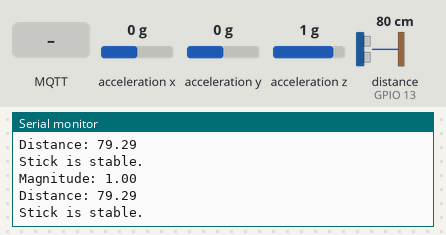
The sketch below on a simulated ESP32. Parts: the last lines printed to the serial monitor. Wiring (inferred from the names in the program): ultrasonic range finder: trigger GPIO 14; echo GPIO 13. The inputs (shaded band) are chosen by the test bench; at power-on: acceleration x 0 g, distance to the obstacle (sensor on GPIO 13) 80 cm, acceleration y 0 g, acceleration z 1 g. The echo pulse lasts 58.3 µs per cm; WiFi joins after 1.5 s; servers stay silent unless stated; no MQTT or app messages arrive unless stated.

Above: at 3.2 s.
3.3 s: acceleration x set to -1.4 g
At 3.35 s:
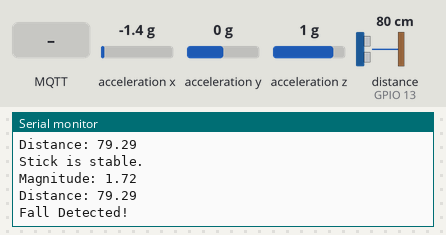
4.9 s: MQTT message "1" arrives on the first subscribed topic
6.4 s: distance to the obstacle (sensor on GPIO 13) set to 2 cm
At 7.15 s:
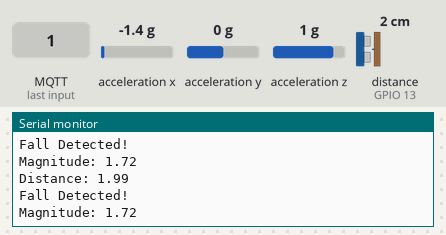
7.9 s: acceleration y set to -1.4 g
At 7.97 s:
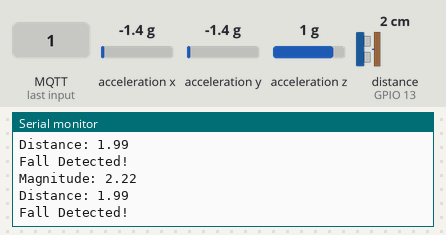
9.4 s: acceleration z set to -1.4 g
At 9.5 s:
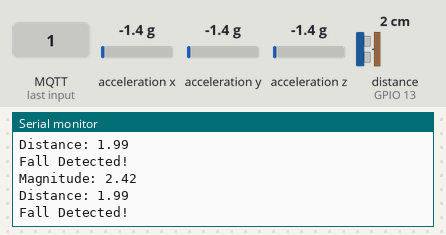
10.9 s: distance to the obstacle (sensor on GPIO 13) set to 4 cm
At 10.93 s:
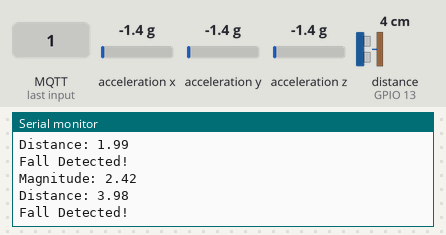
Timing chart, 0 to 13.4 s (numbered marks = the images above; inputs shaded):
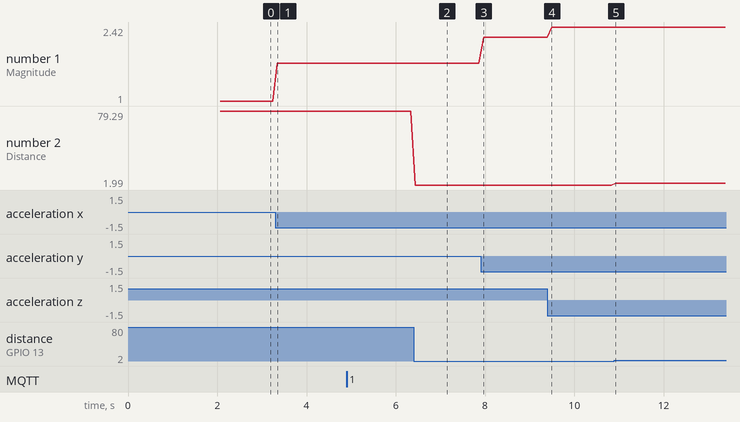

The sketch:

test.ino
```cpp
#include "secrets.h"
#include <WiFi.h>
#include <WiFiClientSecure.h>
#include <PubSubClient.h>
#include <ArduinoJson.h>
#include "SparkFunLIS3DH.h"
#include "Wire.h"
#include "SPI.h"
#include <Arduino.h>

#define FALL_THRESHOLD 1.2  // Threshold for fall detection
#define STABLE_THRESHOLD 1.0  // Threshold to determine stability

#define AWS_IOT_PUBLISH_TOPIC "stick/pub"
#define AWS_IOT_SUBSCRIBE_TOPIC "stick/sub"

#define TRIG_PIN 14
#define ECHO_PIN 13

LIS3DH SensorOne(I2C_MODE, 0x19);
LIS3DH SensorTwo(I2C_MODE, 0x18);

WiFiClientSecure net;
PubSubClient client(net);

// Function to measure distance
float measureDistance() {
    digitalWrite(TRIG_PIN, LOW);
    delayMicroseconds(2);
    digitalWrite(TRIG_PIN, HIGH);
    delayMicroseconds(10);
    digitalWrite(TRIG_PIN, LOW);
    float duration = pulseIn(ECHO_PIN, HIGH);
    float distance = duration * 0.034 / 2;  // Convert time to distance
    return distance;
}

void connectWiFi() {
    Serial.println("Connecting to Wi-Fi");
    WiFi.begin(WIFI_SSID, WIFI_PASSWORD);
    int retries = 0;
    while (WiFi.status() != WL_CONNECTED && retries < 30) {
        delay(1000);
        Serial.print(".");
        retries++;
    }
    if (WiFi.status() == WL_CONNECTED) {
        Serial.println("\nConnected to WiFi");
        Serial.print("IP Address: ");
        Serial.println(WiFi.localIP());
    } else {
        Serial.println("\nFailed to connect to WiFi");
    }
}

void connectAWS() {
    Serial.println("Configuring WiFiClientSecure credentials");
    net.setCACert(AWS_CERT_CA);
    net.setCertificate(AWS_CERT_CRT);
    net.setPrivateKey(AWS_CERT_PRIVATE);
    client.setServer(AWS_IOT_ENDPOINT, 8883);
    client.setCallback(messageHandler);
    Serial.println("Connecting to AWS IoT");
    while (!client.connected()) {
        Serial.print("Attempting MQTT connection...");
        if (client.connect(THINGNAME, NULL, NULL)) {
            Serial.println("connected");
            client.subscribe(AWS_IOT_SUBSCRIBE_TOPIC);
        } else {
            handleConnectionFailure();
        }
    }
}

void handleConnectionFailure() {
    Serial.print("failed, rc=");
    Serial.print(client.state());
    Serial.println(" Check the reason and handle accordingly");
    Serial.println("Reattempting in 5 seconds...");
    delay(5000);
}

void publishMessage(String message, float x, float y, float z, float magnitude, float distance) {
    StaticJsonDocument<200> doc;
    doc["message"] = message;
    doc["accelX"] = x;
    doc["accelY"] = y;
    doc["accelZ"] = z;
    doc["magnitude"] = magnitude;
    doc["distance"] = distance;
    char jsonBuffer[512];
    serializeJson(doc, jsonBuffer);
    client.publish(AWS_IOT_PUBLISH_TOPIC, jsonBuffer);
}

void messageHandler(char* topic, byte* payload, unsigned int length) {
    Serial.print("Incoming: ");
    Serial.println(topic);
    StaticJsonDocument<200> doc;
    deserializeJson(doc, payload);
    const char* message = doc["message"];
    Serial.println(message);
}

void setup() {
    Serial.begin(115200);
    pinMode(TRIG_PIN, OUTPUT);
    pinMode(ECHO_PIN, INPUT);
    SensorOne.begin();
    SensorTwo.begin();
    connectWiFi();
    connectAWS();
}

void loop() {
    if (!client.connected()) {
        connectAWS();
    }
    client.loop();
    float x1 = SensorOne.readFloatAccelX();
    float y1 = SensorOne.readFloatAccelY();
    float z1 = SensorOne.readFloatAccelZ();
    float magnitude = sqrt(x1 * x1 + y1 * y1 + z1 * z1);
    float distance = measureDistance();  // Measure the distance

    Serial.print("Magnitude: ");
    Serial.println(magnitude);
    Serial.print("Distance: ");
    Serial.println(distance);

    if (magnitude > FALL_THRESHOLD && distance < 30 || magnitude < 0.5 ||  magnitude > 1.6) {
        Serial.println("Fall Detected!");
        publishMessage("F", x1, y1, z1, magnitude, distance);
    } else if (magnitude > STABLE_THRESHOLD - 0.2 && magnitude < STABLE_THRESHOLD + 0.2) {
        Serial.println("Stick is stable.");
        publishMessage("S.", x1, y1, z1, magnitude, distance);
    } else {
        Serial.println(magnitude > STABLE_THRESHOLD + 0.2 && magnitude < FALL_THRESHOLD);
        publishMessage("M.", x1, y1, z1, magnitude, distance);
    }

    delay(100);  // Delay for stability
}
```

secrets.h
```cpp
#include <pgmspace.h>

#define SECRET
#define THINGNAME "stick"                         //change this

const char* WIFI_SSID  = "陈子健的iPhone";               //change this
const char* WIFI_PASSWORD = "15850622643Czj";           //change this
const char* AWS_IOT_ENDPOINT = "a2n4p619hhcqqb-ats.iot.ap-southeast-2.amazonaws.com";       //change this

// Amazon Root CA 1
const char* AWS_CERT_CA= R"EOF(
-----BEGIN CERTIFICATE-----
MIIDQTCCAimgAwIBAgITBmyfz5m/jAo54vB4ikPmljZbyjANBgkqhkiG9w0BAQsF
ADA5MQswCQYDVQQGEwJVUzEPMA0GA1UEChMGQW1hem9uMRkwFwYDVQQDExBBbWF6
b24gUm9vdCBDQSAxMB4XDTE1MDUyNjAwMDAwMFoXDTM4MDExNzAwMDAwMFowOTEL
MAkGA1UEBhMCVVMxDzANBgNVBAoTBkFtYXpvbjEZMBcGA1UEAxMQQW1hem9uIFJv
b3QgQ0EgMTCCASIwDQYJKoZIhvcNAQEBBQADggEPADCCAQoCggEBALJ4gHHKeNXj
ca9HgFB0fW7Y14h29Jlo91ghYPl0hAEvrAIthtOgQ3pOsqTQNroBvo3bSMgHFzZM
9O6II8c+6zf1tRn4SWiw3te5djgdYZ6k/oI2peVKVuRF4fn9tBb6dNqcmzU5L/qw
IFAGbHrQgLKm+a/sRxmPUDgH3KKHOVj4utWp+UhnMJbulHheb4mjUcAwhmahRWa6
VOujw5H5SNz/0egwLX0tdHA114gk957EWW67c4cX8jJGKLhD+rcdqsq08p8kDi1L
93FcXmn/6pUCyziKrlA4b9v7LWIbxcceVOF34GfID5yHI9Y/QCB/IIDEgEw+OyQm
jgSubJrIqg0CAwEAAaNCMEAwDwYDVR0TAQH/BAUwAwEB/zAOBgNVHQ8BAf8EBAMC
AYYwHQYDVR0OBBYEFIQYzIU07LwMlJQuCFmcx7IQTgoIMA0GCSqGSIb3DQEBCwUA
A4IBAQCY8jdaQZChGsV2USggNiMOruYou6r4lK5IpDB/G/wkjUu0yKGX9rbxenDI
U5PMCCjjmCXPI6T53iHTfIUJrU6adTrCC2qJeHZERxhlbI1Bjjt/msv0tadQ1wUs
N+gDS63pYaACbvXy8MWy7Vu33PqUXHeeE6V/Uq2V8viTO96LXFvKWlJbYK8U90vv
o/ufQJVtMVT8QtPHRh8jrdkPSHCa2XV4cdFyQzR1bldZwgJcJmApzyMZFo6IQ6XU
5MsI+yMRQ+hDKXJioaldXgjUkK642M4UwtBV8ob2xJNDd2ZhwLnoQdeXeGADbkpy
rqXRfboQnoZsG4q5WTP468SQvvG5
-----END CERTIFICATE-----
)EOF";

// Device Certificate                                               //change this
const char* AWS_CERT_CRT= R"KEY(
-----BEGIN CERTIFICATE-----
MIIDWjCCAkKgAwIBAgIVAL/QtunDlr8bI4iho6kRkNKoO5mIMA0GCSqGSIb3DQEB
CwUAME0xSzBJBgNVBAsMQkFtYXpvbiBXZWIgU2VydmljZXMgTz1BbWF6b24uY29t
IEluYy4gTD1TZWF0dGxlIFNUPVdhc2hpbmd0b24gQz1VUzAeFw0yNDA1MTMxMjAx
MzZaFw00OTEyMzEyMzU5NTlaMB4xHDAaBgNVBAMME0FXUyBJb1QgQ2VydGlmaWNh
dGUwggEiMA0GCSqGSIb3DQEBAQUAA4IBDwAwggEKAoIBAQCfG22iwYkUkQV8+4vF
G6lCFLnZUAZ8DRkoXLU1/4hhX42zgUTRRiqKek3iE0AyqW9oXzsGnF6rbUtQSe6w
0SBC9WZIyl/qyE+cHJgCv+5UySWT5rYvrJyfjmivycY0GDkSBDoxL2MZRueD5fO4
HI+MnQcPDWxUhMJrxVwEAuQ68Av5O1CaJ1dyVzSYpH6U5DSU6+MiJ0yxpY07+NE8
NxN9HIfxgRnT43ancUXlgR5ZjEG0i+PJUsnYG9UzMN5/uXzRJdHBBWVYP7+xhxna
UKwSAxMo5jKVlhbHYFHIIVZT+kvWTSDxVJYsIGVLcjLFB8UuHsNElBIqol9A2j0v
MKlHAgMBAAGjYDBeMB8GA1UdIwQYMBaAFC4zD33nZCCwpt/uryGC4n5Oz6VAMB0G
A1UdDgQWBBQHIWeoc9nzv5piGYj2TRK+4m/YWDAMBgNVHRMBAf8EAjAAMA4GA1Ud
DwEB/wQEAwIHgDANBgkqhkiG9w0BAQsFAAOCAQEAVjKVC1W8Hi8NLMg6EIRWDsSm
4A6wgNw2WAqXK0N2mi9fMeYQodqQnVMyo2QBSg+6PxySYqyb6CE90sVKKsGRZ/Ds
jQCT9FPeJTh4Ulf8GbJeDzDRwcio6DIJ8+Qzrndbb2xO3hBvj1FUEOHZ1fXd79KB
qb3hPLejhGkJyipYl8WfNnaXBJTODotZU7ab69jsMJ4AIhLw1ZnV79EhfU01vrRF
8Qch+SfMejm/lOTe/90CQJBDkuBzqk/MdEYmuSxkVoSbi566cJkv317reU75kT/o
sN6PVWJNy/AAv2LdUeuQ/2GFBJQyc0z1SihGprvTzrfWWEAbXWEp3wBXj9xQBQ==
-----END CERTIFICATE-----


)KEY";

// Device Private Key                                               //change this
const char* AWS_CERT_PRIVATE = R"KEY(
-----BEGIN RSA PRIVATE KEY-----
MIIEpAIBAAKCAQEAnxttosGJFJEFfPuLxRupQhS52VAGfA0ZKFy1Nf+IYV+Ns4FE
0UYqinpN4hNAMqlvaF87Bpxeq21LUEnusNEgQvVmSMpf6shPnByYAr/uVMklk+a2
L6ycn45or8nGNBg5EgQ6MS9jGUbng+XzuByPjJ0HDw1sVITCa8VcBALkOvAL+TtQ
midXclc0mKR+lOQ0lOvjIidMsaWNO/jRPDcTfRyH8YEZ0+N2p3FF5YEeWYxBtIvj
yVLJ2BvVMzDef7l80SXRwQVlWD+/sYcZ2lCsEgMTKOYylZYWx2BRyCFWU/pL1k0g
8VSWLCBlS3IyxQfFLh7DRJQSKqJfQNo9LzCpRwIDAQABAoIBAQCEaqBpNyct/bAS
n4topSfNvlAaYzayYXhRli6eXSgU2iClh21NulbHXxiYkar5PvhgZflK/DLx+wkW
LiG/+Jwf/fp9lCgVz1YqN8Xva+sflzR2DioMLV1AkZXgz03sp0hADVKdArI4JEGk
DWo0DVkPDtUEGwjQopjodp2pHPrzbOqR3E6l1aPT76pe8EqYNakjydwyV6B5xfDL
zziwiL3ix0JGF6F2FrKwCqiyKPAiVlTQ9SiFIJk8eGyffAqlBhHGp1qY76DlEgkP
A1NyQpNDuQE3peM4SsXMb8PCBbDltoQMEnXs+91YvpZxDhCcgrgeJotnb6TR9jGK
QdxQM455AoGBAM7D/JGDOC3fzwtNz5uxn2RcukdG55I1xXhcavlv4Am66H6WlZjR
TeJ3eM+xUKVLRa9QEPw9HFOtm7QgkyoRgNNRcICARu8jh9+noUK/J5j0xNnjQZxE
yWPros9ZjVQ372Qnnk8lJyFXCmmGglhK7dOCWGmiztx2/tlmTLCUJK0LAoGBAMT+
R5KW5Jp/EfPzuJKDXn13K/jQ2oNVNm91uCEkA2zjdgcMicbtK+2fxOeFXazONOP6
oaNYLyqGR5hScL/atZKFQ8sfxoV3T4N6H5P9h64TLJS6NhelOPDV7B2QYQNkx/2C
X5oVRpuHHMFg6kUJV5JvVTp4uGstV6FuTceydEI1AoGAffOhPTrD1B4Lz4T8vIj8
4XQi/RxSIBylR+Z0O7JMtWCoE8TDKC4H1baVX19SEv7BWkPZtO28/bQ5rwZQ30V+
RjvL3ltF2pK4SCOi9jffdStVZq0q4Hh+fWGi8dBJaU4Rg98mbmvhZEvTSejoKcSr
DzbNiLvmayIJqIDKop37oXUCgYEAnXCEj1ndlsSb+pb9Gsu3hxrpn9B78571BJvW
71WzDyGzwOp6auw+wYmBe3ARb/zWNKao7L2b5KaxLcIlrpADsfikOAFLTnwOpovC
FSr5d1yHss4oUTmRipnOPcqYXnf7hlbeRW1fowmXJ85nLYnL3ZLxUOwOqEny0Wgw
7btoQ0kCgYAQUk1FOZqU3/IcePYTrf8zWMPfeKFHIe+ga4ZCLN+j6O/X/UpWbfhn
EpH3O2aDj3Lwh/TWYwx7+U9KNb9/nGL+w5oZ+OIA6aiCmVnzcVWRlS+74OPc1y1R
F9Ki9WxALFajRLuVQUAAum/VNMj1H0IVry5vsDx+2H6VFqurG1ln5w==
-----END RSA PRIVATE KEY-----


)KEY";
```

Measured:
- after the input at 3.3 s, the serial monitor: prints a new line after 0.05 s (image 1)
- after the input at 6.4 s, the serial monitor: prints a new line at once (image 2)
- after the input at 7.9 s, the serial monitor: prints a new line after 0.07 s (image 3)
- after the input at 9.4 s, the serial monitor: prints a new line after 0.10 s (image 4)
- after the input at 10.9 s, the serial monitor: prints a new line at once (image 5)
- plotted number 1: 1 → 1.72 after the input at 3.3 s, 1.72 → 2.22 after the input at 7.9 s, 2.22 → 2.42 after the input at 9.4 s
- plotted number 2: 79.29 → 1.99 after the input at 6.4 s, 1.99 → 3.98 after the input at 10.9 s
